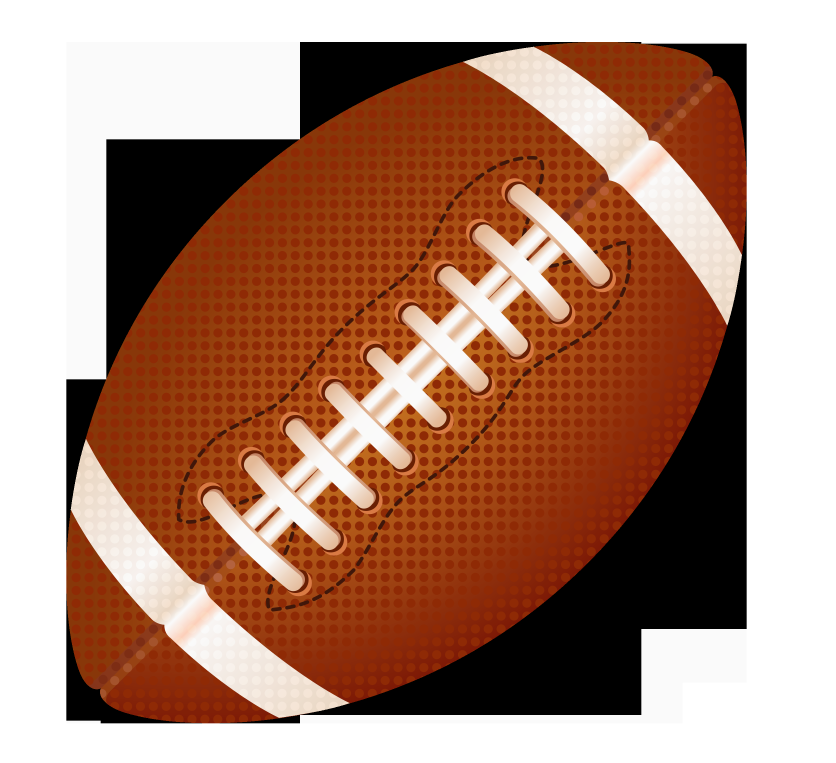
#> input picture assets/ball.png, 2507 x 2288 px, found by its file name (shown at 1/3 size)
$ python exercise1.py
#> lines starting #> are read from the running program, lines starting #| are printed output that depends on the picture
# read, resize, rotate, display an image using opencv libarary.
import cv2

image = cv2.imread('assets/ball.png', -1)
#> image is the input picture: shape (2288, 2507, 4); mean B, G, R, A 115.4, 134.5, 174.4, 132.7
image = cv2.resize(image, (250,250))
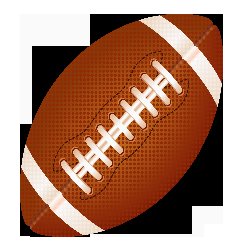
#> image: shape (250, 250, 4); mean B, G, R, A 116.1, 135.2, 175.2, 132.7
'''
image = cv2.rotate(image, cv2.ROTATE_90_CLOCKWISE)
cv2.imwrite('New-image.jpg', image)
'''
cv2.imshow('Windown-Name', image)
cv2.waitKey(0)
cv2.destroyAllWindows()

$ run again, with assets/chessboard.png copied over assets/ball.png
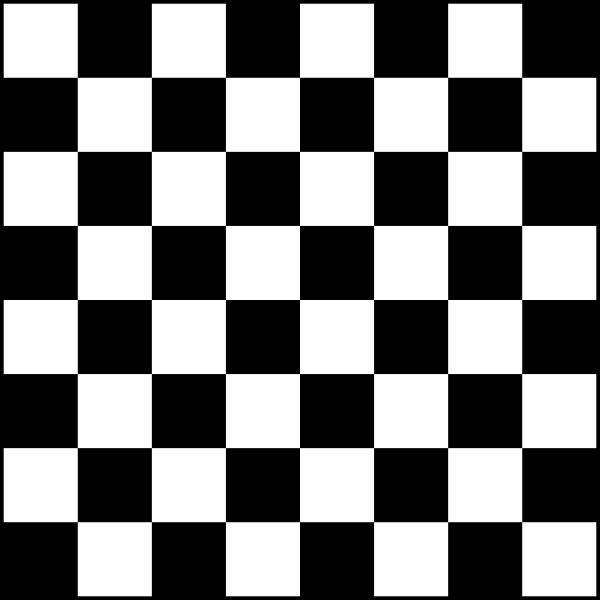
#> input picture assets/chessboard.png, 1200 x 1200 px, found by its file name (shown at 1/2 size)
#> image is the input picture: shape (1200, 1200, 3); min 0, max 255, mean 124.4
#> `image = cv2.resize(image, (250,250))`:
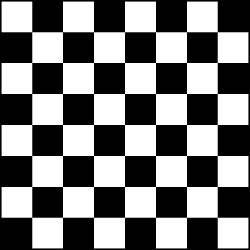
#> image: shape (250, 250, 3); min 0, max 255, mean 124.3

$ run again, with assets/shoe.jpg saved as assets/ball.png
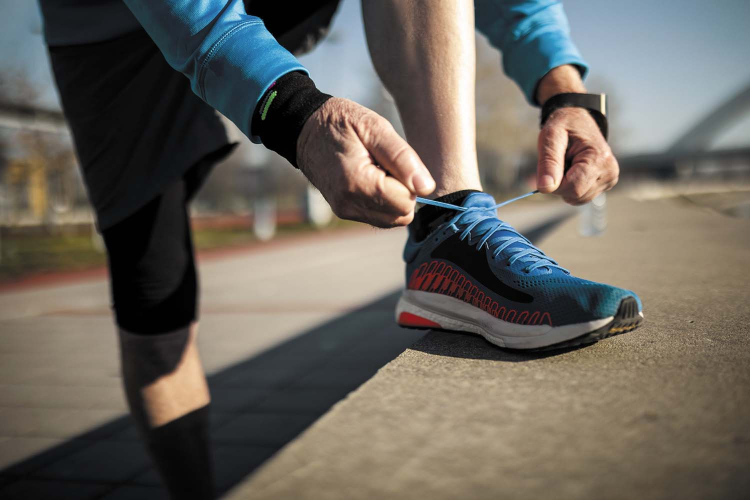
#> input picture assets/shoe.jpg, 1500 x 1000 px, found by its file name (shown at 1/2 size)
#> image is the input picture: shape (1000, 1500, 3); mean B, G, R 92.9, 100.6, 105.2
#> `image = cv2.resize(image, (250,250))`:
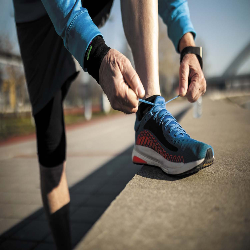
#> image: shape (250, 250, 3); mean B, G, R 93.1, 100.8, 105.4
